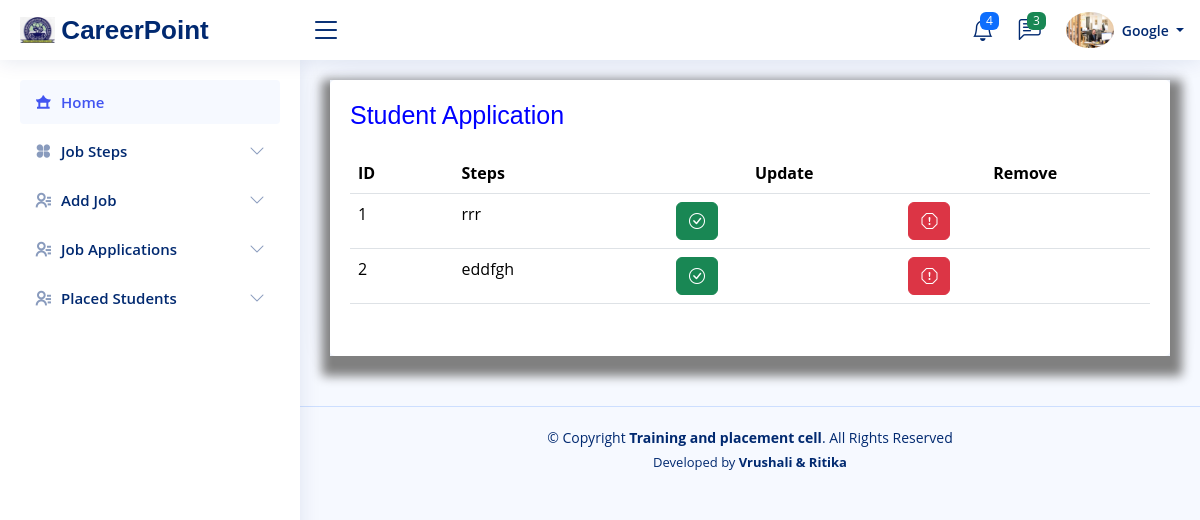
The page /company/application.php (signed in) on the database its author committed.
### tables this page shows
CREATE TABLE `company` (
  `ID` int(11) NOT NULL,
  `image` varchar(200) NOT NULL,
  `Company_Name` varchar(100) NOT NULL,
  `MD_Name` varchar(70) NOT NULL,
  `Established_In` date NOT NULL,
  `Address` varchar(400) NOT NULL,
  `Work_Information` varchar(600) NOT NULL,
  `Email` varchar(70) NOT NULL,
  `Contact` bigint(20) NOT NULL,
  `uname` varchar(100) NOT NULL,
  `pass` varchar(100) NOT NULL
);

CREATE TABLE `job_steps` (
  `ID` int(11) NOT NULL,
  `steps` varchar(700) NOT NULL,
  `COM_ID` int(11) NOT NULL
);

### company/application.php (the view, shortened to what this page needs)
<!DOCTYPE html>
<?php
$con=mysqli_connect("localhost","root","","tpo_db")or die("Database Error....!");
?>
<html lang="en">
<head>
  <link href="../admin/assets/vendor/bootstrap/css/bootstrap.min.css" rel="stylesheet">
  <link href="../admin/assets/vendor/bootstrap-icons/bootstrap-icons.css" rel="stylesheet">
  <link href="../admin/assets/vendor/boxicons/css/boxicons.min.css" rel="stylesheet">
  <link href="../admin/assets/vendor/quill/quill.snow.css" rel="stylesheet">
  <link href="../admin/assets/vendor/quill/quill.bubble.css" rel="stylesheet">
  <link href="../admin/assets/vendor/remixicon/remixicon.css" rel="stylesheet">
  <link href="../admin/assets/vendor/simple-datatables/style.css" rel="stylesheet">
  <link href="../admin/assets/css/style.css" rel="stylesheet">
</head>
<body>
  <?php
    include('header.php');
  ?>
  <?php
    include('sidebar.php');
  ?>
  <main id="main" class="main">
    <section class="section">
      <div class="row">
        <div class="col-lg-12">
          <div class="card">
            <div class="card-body"style="box-shadow: 2px 10px 10px 10px gray;">
              <h5 class="card-title"style="color: blue;font-size: 25px">Student Application</h5>
              <div class="table table-responsive">
              <table class="table datatable">
                <thead>
                  <tr>
                    <th scope="col">ID</th>
                    <th scope="col">Steps</th>
                      <th style="text-align: center;" >Update</th>
                      <th style="text-align: center;" >Remove</th>
                  </tr>
                </thead>
                <tbody>
                  <?php
                  $sr_no=1;
                    $res=mysqli_query($con,"SELECT * FROM job_steps WHERE COM_ID='".$_SESSION['company']."'");
                   while($row=mysqli_fetch_row($res))
                  {
                      echo'<tr>
                      <td>'.$sr_no.'</td>
                      <td>'.$row[1].'</td>
                      <td>
                      <a href="#">
                        <button type="button" class="btn btn-success"><i class="bi bi-check-circle"></i></button>
                      </a>
                      </td>
                      <td>
                      <a href="delete_steps.php?id='.$row[0].'">
                        <button type="button" class="btn btn-danger"><i class="bi bi-exclamation-octagon"></i></button>
                      </a>
                      </td>
                      </tr>';
                      $sr_no++;
                    }
                    ?>
                </tbody>
              </table>
            </div>
            </div>
          </div>
        </div>
      </div>
    </section>
  </main>
  <?php
  include('footer.php');
  ?>
</body>
</html>

### company/header.php (shortened to what this page needs)
<?php
$cname=mysqli_fetch_row(mysqli_query($con,"SELECT * FROM company WHERE ID='".$_SESSION['company']."'"));
?>
<header id="header" class="header fixed-top d-flex align-items-center">
   <div class="d-flex align-items-center justify-content-between">
     <a href="index.php" class="logo d-flex align-items-center">
       <img src="../admin/assets/img/logo_clg.png" alt="Logo error">
       <span class="d-none d-lg-block">CareerPoint</span>
     </a>
     <i class="bi bi-list toggle-sidebar-btn"></i>
   </div>
   <nav class="header-nav ms-auto">
     <ul class="d-flex align-items-center">
       <li class="nav-item dropdown">
         <a class="nav-link nav-icon" href="#" data-bs-toggle="dropdown">
           <i class="bi bi-bell"></i>
           <span class="badge bg-primary badge-number">4</span>
         </a>
       </li>
       <li class="nav-item dropdown">
         <a class="nav-link nav-icon" href="#" data-bs-toggle="dropdown">
           <i class="bi bi-chat-left-text"></i>
           <span class="badge bg-success badge-number">3</span>
         </a>
       </li>
       <li class="nav-item dropdown pe-3">
         <a class="nav-link nav-profile d-flex align-items-center pe-0" href="#" data-bs-toggle="dropdown">
           <img src="../Admin/<?php echo $cname[1]?>" alt="Profile" class="rounded-circle">
           <span class="d-none d-md-block dropdown-toggle ps-2"><?php echo $cname[2]?> </span>
         </a>
       </li>
     </ul>
   </nav>
 </header>

### Admin/assets/css/style.css (style rules this page uses)
:root { scroll-behavior: smooth; }
body { font-family: "Open Sans", sans-serif; background: #f6f9ff; color: #444444; }
a { color: #4154f1; text-decoration: none; }
h1, h2, h3, h4, h5, h6 { font-family: "Nunito", sans-serif; }
#main { margin-top: 60px; padding: 20px 30px; transition: all 0.3s; }
.card { margin-bottom: 30px; border: none; border-radius: 5px; box-shadow: 0px 0 30px rgba(1, 41, 112, 0.1); }
.card-title { padding: 20px 0 15px 0; font-size: 18px; font-weight: 500; color: #012970; font-family: "Poppins", sans-serif; }
.card-body { padding: 0 20px 20px 20px; }
.logo { line-height: 1; }
@media (min-width: 1200px) { .logo { width: 280px; } }
.logo img { max-height: 26px; margin-right: 6px; }
.logo span { font-size: 26px; font-weight: 700; color: #012970; font-family: "Nunito", sans-serif; }
.header { transition: all 0.5s; z-index: 997; height: 60px; box-shadow: 0px 2px 20px rgba(1, 41, 112, 0.1); background-color: #fff; padding-left: 20px; }
.header .toggle-sidebar-btn { font-size: 32px; padding-left: 10px; cursor: pointer; color: #012970; }
.header-nav ul { list-style: none; }
.header-nav>ul { margin: 0; padding: 0; }
.header-nav .nav-icon { font-size: 22px; color: #012970; margin-right: 25px; position: relative; }
.header-nav .nav-profile { color: #012970; }
.header-nav .nav-profile img { max-height: 36px; }
.header-nav .nav-profile span { font-size: 14px; font-weight: 600; }
.header-nav .badge-number { position: absolute; inset: -2px -5px auto auto; font-weight: normal; font-size: 12px; padding: 3px 6px; }
@media (min-width: 1200px) { #main, #footer { margin-left: 300px; } }

### rows shown on the page
company: image (picture), Company_Name "Google"
job_steps: steps "rrr"
job_steps: steps "eddfgh"
